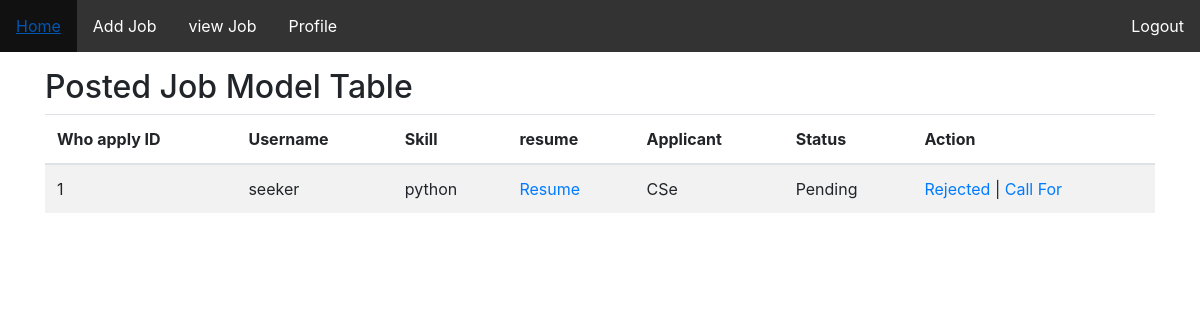
The page /see_applicant/3 (signed in) on the database its author committed.
### jobApp/models.py (models this page shows)
class apply_job_model(models.Model):
    applicant = models.ForeignKey(Custom_User, on_delete=models.CASCADE, null=True)
    for_job = models.ForeignKey(add_job, on_delete=models.CASCADE, null=True)
    skills = models.CharField(max_length=100, null=True)
    profile_pic = models.ImageField(upload_to='static/media/applycant_pic', null=True)
    resume = models.FileField(upload_to='static/media/applycant_resume', null=True)
    qualification = models.CharField(max_length=500, null=True)
    status = models.CharField(max_length=100, default="Pending", null=True)

class Custom_User(AbstractUser):
    USER=[
        ('recruiter', 'Recruter'), ('jobseeker', 'JobSeeker')
    ]
    display_name=models.CharField(max_length=100, null=True)
    user_type=models.CharField(choices=USER, max_length=100, null=True)
    dob=models.CharField(max_length=100, null=True)
    blood=models.CharField(max_length=100, null=True)
    gender=models.CharField(max_length=100, null=True)
    image=models.ImageField(upload_to="static/media", null=True)

### jobApp/views.py (the view)
# urls.py: path('see_applicant/<int:myid>', see_applicant, name='see_applicant'),
@login_required
def see_applicant(request, myid):
    get_job = get_object_or_404(add_job, id=myid)
    applicant = apply_job_model.objects.filter(for_job=get_job)
    context = {
        'job': get_job,
        'applicant': applicant,
    }
    return render(request, 'see_applicant.html', context)

### jobApp/templates/see_applicant.html (shortened to what this page needs)
{% extends "base.html" %}
{% block content %}
<!DOCTYPE html>
<html lang="en">
<head>
  <link href="https://stackpath.bootstrapcdn.com/bootstrap/4.5.2/css/bootstrap.min.css" rel="stylesheet">
</head>
<body>
  <div class="container">
    <h2>Posted Job Model Table</h2>
    <table class="table table-striped">
        <thead>
            <tr>
                <th>Who apply ID</th>
                <th>Username</th>
                <th>Skill</th>
                <th>resume</th>
                <th>Applicant</th>
                <th>Status</th>
                <th>Action</th>
            </tr>
        </thead>
        <tbody>
        {% for item in applicant %}
            <tr>
                <td>{{item.id}}</td>
                <td>{{item.applicant.username }}</td>
                <td>{{item.skills }}</td>
                <td>
                    <a href="{{ item.resume.url}}" target="_blank">Resume</a>
                </td>
                <td>{{item.qualification}}</td>
                <td>{{item.status}}</td>
                <td>
                <a href="{% url 'reject_application' item.id %}">Rejected</a> |
                <a href="{% url 'interviewCall' item.id %}">Call For</a>
                </td>
            </tr>
        {% endfor %}
        </tbody>
    </table>
  </div>
</body>
</html>
{% endblock content %}

### jobApp/templates/navbar.html (style rules this page uses)
body { background: #f2f2f2; font-family: 'Open Sans', sans-serif; }

### rows shown on the page
apply_job_model: id "1", applicant.username "seeker", skills "python", qualification "CSe", status "Pending"
